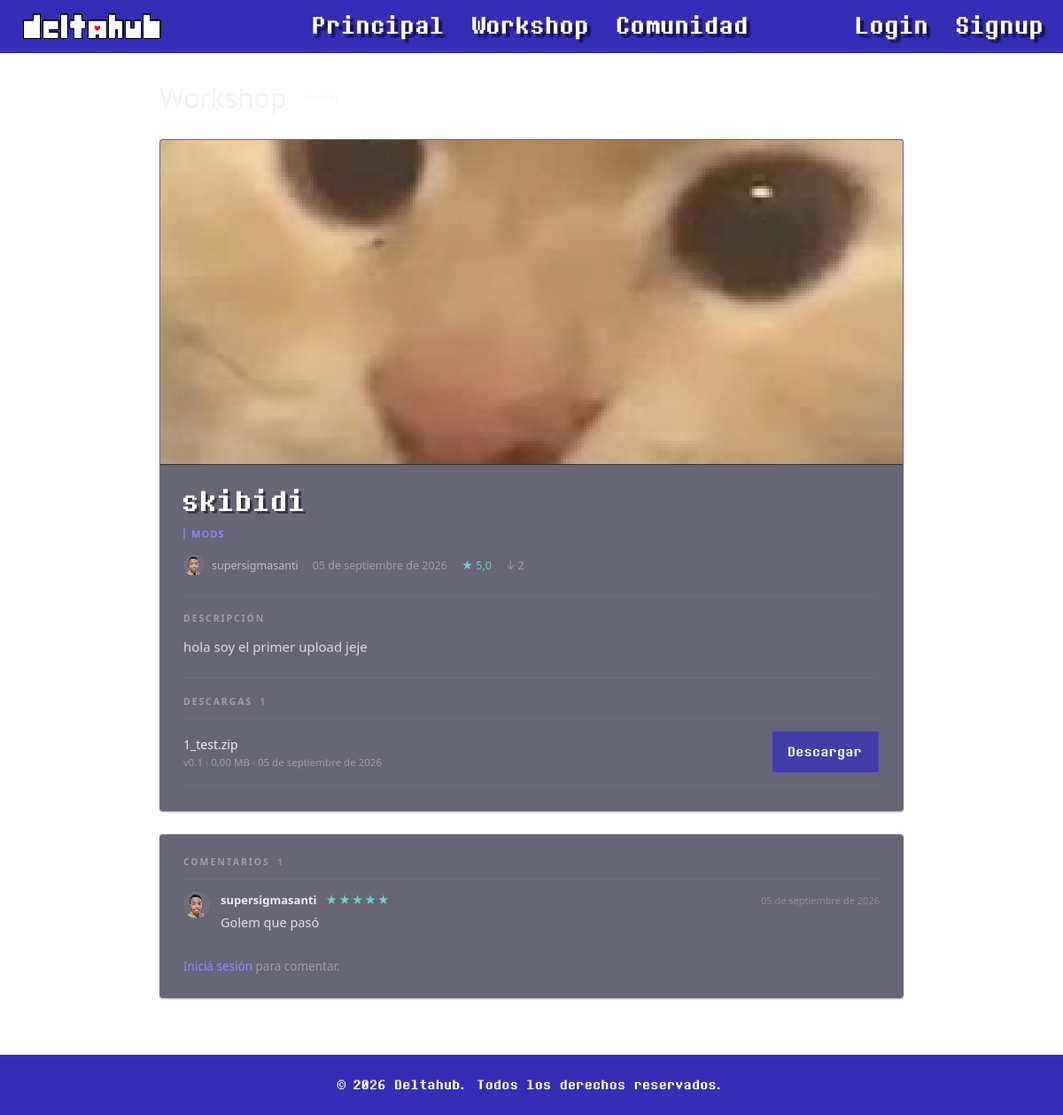
Page /item.php?id=1 on the committed database.
### tables this page shows
CREATE TABLE `items` (
  `id` int(11) NOT NULL,
  `usuario_id` int(11) NOT NULL,
  `categoria_id` int(11) NOT NULL,
  `titulo` varchar(100) NOT NULL,
  `descripcion` text DEFAULT NULL,
  `imagen_portada` varchar(255) DEFAULT NULL,
  `fecha_publicacion` datetime DEFAULT current_timestamp(),
  `fecha_actualizacion` datetime DEFAULT NULL,
  `descargas` int(11) DEFAULT 0
);

CREATE TABLE `categorias` (
  `id` int(11) NOT NULL,
  `nombre` varchar(50) NOT NULL
);

CREATE TABLE `usuarios` (
  `id` int(11) NOT NULL,
  `nombre_usuario` varchar(50) NOT NULL,
  `email` varchar(100) NOT NULL,
  `password_hash` varchar(255) NOT NULL,
  `avatar_url` varchar(255) DEFAULT NULL,
  `fecha_registro` datetime DEFAULT current_timestamp(),
  `rol` enum('usuario','moderador','admin') DEFAULT 'usuario',
  `bio` text DEFAULT NULL
);

CREATE TABLE `archivos` (
  `id` int(11) NOT NULL,
  `item_id` int(11) NOT NULL,
  `version` varchar(20) DEFAULT NULL,
  `url_archivo` varchar(255) NOT NULL,
  `tamano_mb` decimal(6,2) DEFAULT NULL,
  `fecha_subida` datetime DEFAULT current_timestamp()
);

CREATE TABLE `comentarios` (
  `id` int(11) NOT NULL,
  `item_id` int(11) NOT NULL,
  `usuario_id` int(11) NOT NULL,
  `contenido` text NOT NULL,
  `puntuacion` tinyint(4) DEFAULT NULL CHECK (`puntuacion` between 1 and 5),
  `fecha` datetime DEFAULT current_timestamp()
);

### item.php (the view, shortened to what this page needs)
<?php
require_once "config/database.php";
function fecha_espanol($fecha) {
    $meses = [
        1  => "enero",
        2  => "febrero",
        3  => "marzo",
        4  => "abril",
        5  => "mayo",
        6  => "junio",
        7  => "julio",
        8  => "agosto",
        9  => "septiembre",
        10 => "octubre",
        11 => "noviembre",
        12 => "diciembre"
    ];
    $f = new DateTime($fecha);
    return $f->format("d") . " de " . $meses[(int)$f->format("n")] . " de " . $f->format("Y");
}
$id = (int)($_GET["id"] ?? 0);
$stmt = $pdo->prepare("
    SELECT items.*, usuarios.nombre_usuario, usuarios.avatar_url, categorias.nombre AS categoria_nombre
    FROM items
    JOIN usuarios ON items.usuario_id = usuarios.id
    JOIN categorias ON items.categoria_id = categorias.id
    WHERE items.id = :id
    LIMIT 1
");
$stmt->execute([":id" => $id]);
$item = $stmt->fetch(PDO::FETCH_ASSOC);
$no_encontrado = empty($item);
$archivos = [];
$comentarios = [];
$valoracion = null;
if (!$no_encontrado) {
    $stmt = $pdo->prepare("SELECT * FROM archivos WHERE item_id = :id ORDER BY fecha_subida DESC");
    $stmt->execute([":id" => $id]);
    $archivos = $stmt->fetchAll(PDO::FETCH_ASSOC);
    $stmt = $pdo->prepare("
        SELECT comentarios.*, usuarios.nombre_usuario, usuarios.avatar_url
        FROM comentarios
        JOIN usuarios ON comentarios.usuario_id = usuarios.id
        WHERE comentarios.item_id = :id
        ORDER BY comentarios.fecha DESC
    ");
    $stmt->execute([":id" => $id]);
    $comentarios = $stmt->fetchAll(PDO::FETCH_ASSOC);
    foreach ($comentarios as $c) {
        if (!empty($c["puntuacion"])) {
            $valoracion[] = (int)$c["puntuacion"];
        }
    }
    if (!empty($valoracion)) {
        $valoracion = round(array_sum($valoracion) / count($valoracion), 1);
    }
}
?>
<!DOCTYPE html>
<html lang="es">
<head>
    <link rel="stylesheet" href="style.css">
</head>
<body class="workshop">
    <header>
        <a href="index.php" class="header-logo-LoginRegister">
            <img src="imagenes/DeltahubLogo3px.png" alt="logo deltahub">
        </a>
        <a href="index.php" id="shadow">Principal</a>
        <a href="workshop.php" id="shadow">Workshop</a>
        <a href="community.html" id="shadow">Comunidad</a>
        <div class="auth">
            <?php if (isset($_SESSION["usuario_id"])): ?>
                <a href="perfil.php?id=<?php echo (int)$_SESSION["usuario_id"]; ?>" id="shadow">
                    <?php echo htmlspecialchars($_SESSION["nombre_usuario"]); ?>
                </a>
            <?php else: ?>
                <a href="login.html" id="shadow">
                    Login
                </a>
                <a href="register.html" id="shadow">
                    Signup
                </a>
            <?php endif; ?>
        </div>
    </header>
    <main class="item-layout">
        <?php if ($no_encontrado): ?>
            <div class="item-missing">
                <h1 class="item-missing-title">Contenido no encontrado</h1>
                <p class="item-missing-text">
                    Ese contenido no existe o fue eliminado.
                </p>
                <a href="workshop.php" class="item-back-link">Volver a la workshop</a>
            </div>
        <?php else: ?>
            <nav class="item-crumbs">
                <a href="workshop.php" class="item-crumb">Workshop</a>
                <span class="item-crumb-sep" aria-hidden="true">/</span>
                <span class="item-crumb-here"><?php echo htmlspecialchars($item["titulo"]); ?></span>
            </nav>
            <article class="item-card">
                <div class="item-cover">
                    <?php if (!empty($item["imagen_portada"])): ?>
                        <img src="<?php echo htmlspecialchars($item["imagen_portada"]); ?>" alt="Portada de <?php echo htmlspecialchars($item["titulo"]); ?>">
                    <?php else: ?>
                        <div class="ws-item-thumb-placeholder">
                            <?php echo htmlspecialchars(mb_strtoupper(mb_substr($item["categoria_nombre"], 0, 4), "UTF-8")); ?>
                        </div>
                    <?php endif; ?>
                </div>
                <div class="item-body">
                    <h1 class="item-title"><?php echo htmlspecialchars($item["titulo"]); ?></h1>
                    <p class="item-cat"><?php echo htmlspecialchars($item["categoria_nombre"]); ?></p>
                    <div class="item-meta">
                        <a class="item-author"
                           href="perfil.php?id=<?php echo (int)$item['usuario_id']; ?>"
                           title="Perfil de <?php echo htmlspecialchars($item['nombre_usuario']); ?>">
                            <img
                            class="item-author-avatar"
                            src="<?php echo htmlspecialchars($item['avatar_url']); ?>"
                            alt="Avatar de <?php echo htmlspecialchars($item['nombre_usuario']); ?>"
                            >
                            <span><?php echo htmlspecialchars($item["nombre_usuario"]); ?></span>
                        </a>
                        <span class="item-date"><?php echo htmlspecialchars(fecha_espanol($item["fecha_publicacion"])); ?></span>
                        <?php if ($valoracion !== null): ?>
                            <span class="item-rate" title="Promedio de las puntuaciones de la comunidad">★ <?php echo number_format($valoracion, 1, ',', '.'); ?></span>
                        <?php endif; ?>
                        <span class="item-downloads">↓ <?php echo (int)$item["descargas"]; ?></span>
                    </div>
                    <div class="item-rule"></div>
                    <h2 class="item-section-title">Descripción</h2>
                    <p class="item-desc"><?php echo nl2br(htmlspecialchars($item["descripcion"] ?: "Sin descripción.")); ?></p>
                    <div class="item-rule"></div>
                    <h2 class="item-section-title">
                        Descargas
                        <?php if (count($archivos) > 0): ?>
                            <span class="item-section-count"><?php echo count($archivos); ?></span>
                        <?php endif; ?>
                    </h2>
                    <?php if (empty($archivos)): ?>
                        <p class="item-note">Este contenido todavía no tiene archivos disponibles.</p>
                    <?php else: ?>
                        <div class="item-files">
                            <?php foreach ($archivos as $archivo): ?>
                                <div class="file-row">
                                    <div class="file-info">
                                        <span class="file-name">
                                            <?php echo htmlspecialchars(basename($archivo["url_archivo"])); ?>
                                        </span>
                                        <span class="file-detail">
                                            v<?php echo htmlspecialchars($archivo["version"] ?? "1.0"); ?>
                                            · <?php echo number_format((float)$archivo["tamano_mb"], 2, ',', '.'); ?> MB
                                            · <?php echo htmlspecialchars(fecha_espanol($archivo["fecha_subida"])); ?>
                                        </span>
                                    </div>
                                    <a href="descargar.php?id=<?php echo (int)$item["id"]; ?>" class="btn-download">Descargar</a>
                                </div>
                            <?php endforeach; ?>
                        </div>
                    <?php endif; ?>
                </div>
            </article>
            <section class="comments-card" id="comentarios">
                <h2 class="item-section-title">
                    Comentarios
                    <?php if (count($comentarios) > 0): ?>
                        <span class="item-section-count"><?php echo count($comentarios); ?></span>
                    <?php endif; ?>
                </h2>
                <?php if (empty($comentarios)): ?>
                    <p class="item-note">Todavía no hay comentarios. ¡Sé el primero!</p>
                <?php else: ?>
                    <div class="comment-list">
                        <?php foreach ($comentarios as $comentario):
                            $avatar = empty($comentario["avatar_url"]) ? "uploads/avatars/default.jpg" : $comentario["avatar_url"];
                        ?>
                            <div class="comment-item">
                                <img class="comment-avatar" src="<?php echo htmlspecialchars($avatar); ?>" alt="Avatar de <?php echo htmlspecialchars($comentario["nombre_usuario"]); ?>">
                                <div class="comment-body">
                                    <div class="comment-head">
                                        <a class="comment-author"
                                           href="perfil.php?id=<?php echo (int)$comentario['usuario_id']; ?>"
                                           title="Perfil de <?php echo htmlspecialchars($comentario["nombre_usuario"]); ?>">
                                            <?php echo htmlspecialchars($comentario["nombre_usuario"]); ?>
                                        </a>
                                        <?php if (!empty($comentario["puntuacion"])): ?>
                                            <span class="comment-stars">
                                                <?php
                                                    $c = (int)$comentario["puntuacion"];
                                                    echo str_repeat("★", $c) . str_repeat("☆", 5 - $c);
                                                ?>
                                            </span>
                                        <?php endif; ?>
                                        <span class="comment-date"><?php echo htmlspecialchars(fecha_espanol($comentario["fecha"])); ?></span>
                                    </div>
                                    <p class="comment-text"><?php echo nl2br(htmlspecialchars($comentario["contenido"])); ?></p>
                                </div>
                            </div>
                        <?php endforeach; ?>
                    </div>
                <?php endif; ?>
                <?php if (isset($_SESSION["usuario_id"])): ?>
                    <div class="item-rule"></div>
                    <form class="item-form" action="item.php?id=<?php echo (int)$item["id"]; ?>#comentarios" method="POST">
                        <label class="item-form-label" for="contenido">Dejá tu comentario</label>
                        <textarea id="contenido" name="contenido" rows="3" maxlength="1000" placeholder="Contá tu opinión sobre este contenido..." required></textarea>
                        <label class="item-form-label" for="puntuacion">Puntuación (opcional)</label>
                        <select id="puntuacion" name="puntuacion">
                            <option value="">Sin puntuar</option>
                            <option value="5">★★★★★</option>
                            <option value="4">★★★★☆</option>
                            <option value="3">★★★☆☆</option>
                            <option value="2">★★☆☆☆</option>
                            <option value="1">★☆☆☆☆</option>
                        </select>
                        <button type="submit" class="btn-submit">Publicar comentario</button>
                    </form>
                <?php else: ?>
                    <p class="item-login-hint">
                        <a href="login.html">Iniciá sesión</a> para comentar.
                    </p>
                <?php endif; ?>
            </section>
        <?php endif; ?>
    </main>
    <footer>
        <p>&copy; 2026 Deltahub. Todos los derechos reservados.</p>
    </footer>
</body>
</html>

### rows in the picture
items: imagen_portada (picture), titulo "skibidi", categoria.nombre "MODS", usuario.avatar_url (picture), usuario.nombre_usuario "supersigmasanti", fecha_publicacion "05 de septiembre de 2026", descargas "2", descripcion "hola soy el primer upload jeje"
archivos: url_archivo "1_test.zip", version "0.1", tamano_mb "0,00", fecha_subida "05 de septiembre de 2026"
comentarios: usuario.avatar_url (picture), usuario.nombre_usuario "supersigmasanti", puntuacion "★★★★★", fecha "05 de septiembre de 2026", contenido "Golem que pasó"

### other values in the picture
$valoracion "5,0"
count($archivos) "1"
count($comentarios) "1"
